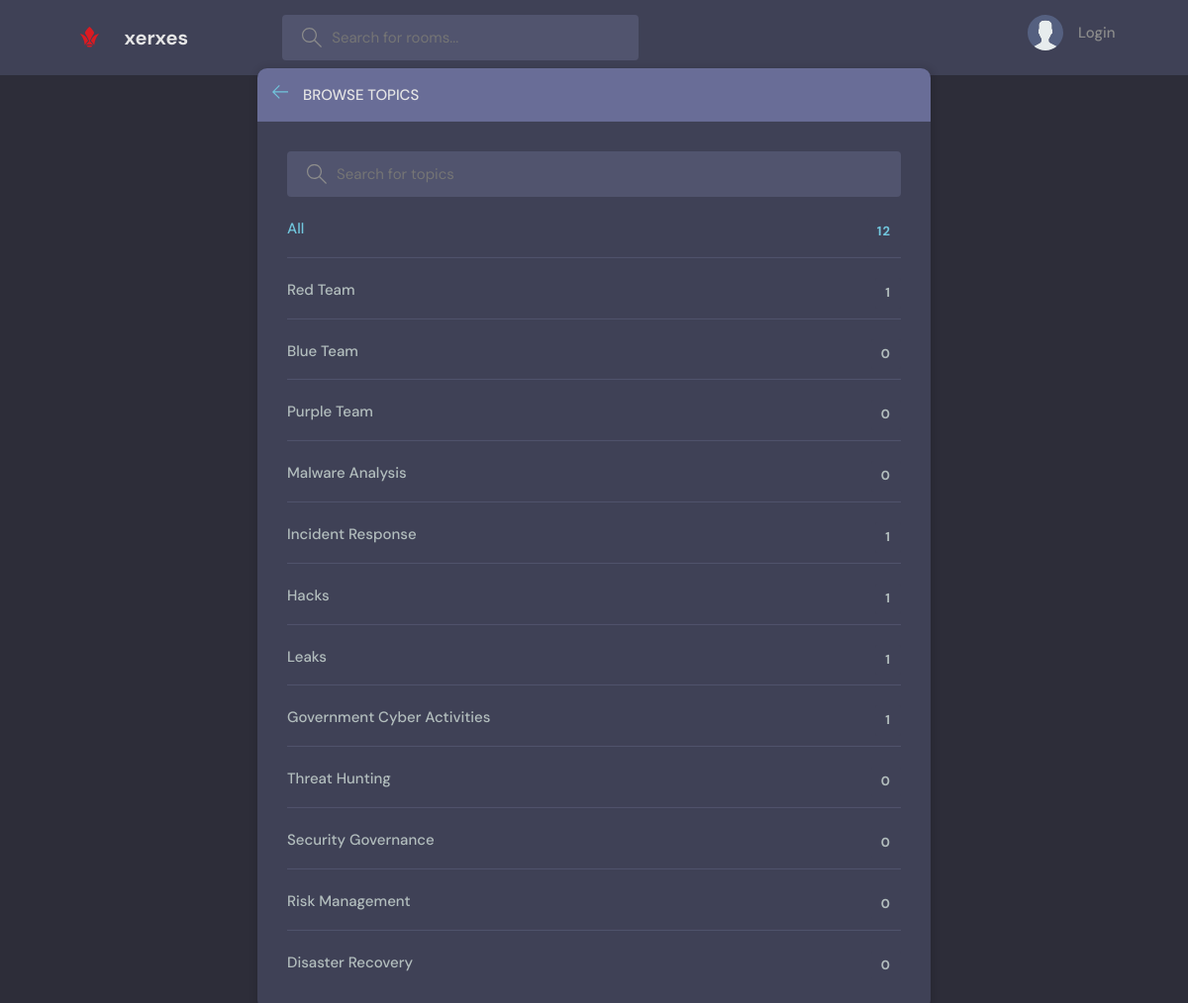
Page /topics/ on the committed database.
### base/models.py (models this page shows, shortened)
class Topic(models.Model):
    name = models.CharField(max_length=200)

### base/views.py (the view)
# urls.py: path('topics/', views.topicsPage, name="topics"),
def topicsPage(request):
    q = request.GET.get('q') if request.GET.get('q') != None else ''
    topics = Topic.objects.filter(name__icontains=q)
    return render(request, 'base/topics.html', {'topics': topics})

### base/templates/base/topics.html (shortened to what this page needs)
{% extends 'main.html' %}
{% block content %}
<main class="create-room layout">
  <div class="container">
    <div class="layout__box">
      <div class="layout__boxHeader">
        <div class="layout__boxTitle">
          <a href="{% url 'home' %}">
            <svg version="1.1" xmlns="http://www.w3.org/2000/svg" width="32" height="32" viewBox="0 0 32 32">
              <title>arrow-left</title>
              <path
                d="M13.723 2.286l-13.723 13.714 13.719 13.714 1.616-1.611-10.96-10.96h27.625v-2.286h-27.625l10.965-10.965-1.616-1.607z"
              ></path>
            </svg>
          </a>
          <h3>Browse Topics</h3>
        </div>
      </div>
      <div class="topics-page layout__body">
        <form action="" method="GET" class="header__search">
          <label>
            <input name="q" placeholder="Search for topics" />
          </label>
        </form>
        <ul class="topics__list">
          <li>
            <a href="{% url 'topics' %}" class="active">All <span>{{topics.count}}</span></a>
          </li>
          {% for topic in topics %}
          <li>
            <a href="{% url 'home' %}?q={{topic.name}}">{{topic.name}} <span>{{topic.room_set.all.count}}</span></a>
          </li>
          {% endfor %}
        </ul>
      </div>
    </div>
  </div>
</main>
{% endblock content %}

### static/styles/style.css (style rules this page uses)
:root { --color-main: #71c6dd; --color-main-light: #e1f6fb; --color-dark: #3f4156; --color-dark-medium: #51546e; --color-dark-light: #696d97; --color-light: #e5e5e5; --color-gray: #8b8b8b; --color-light-gray: #b2bdbd; --color-bg: #2d2d39; --color-success: #5dd693; --color-error: #fc4b0b; }
* { font-family: "DM Sans", -apple-system, BlinkMacSystemFont, "Segoe UI", Roboto, Oxygen, Ubuntu, Cantarell, "Open Sans", "Helvetica Neue", sans-serif; margin: 0; padding: 0; box-sizing: border-box; text-rendering: optimizeLegibility; font-size: inherit; }
html { font-size: 56.25%; }
@media only screen and (min-width: 1200px) { html { font-size: 62.5%; } }
body { line-height: 1.6; font-weight: 400; font-size: 1.5rem; color: var(--color-light-gray); background-color: var(--color-bg); min-height: 100vh; }
a { display: inline-block; color: var(--color-main); text-decoration: none; }
.container { max-width: 120rem; width: 90%; margin: auto; }
.header__search > label { background-color: var(--color-dark-medium); padding: 1.3rem 1rem; display: flex; align-items: center; gap: 1rem; border-radius: 4px; }
.header__search svg { fill: var(--color-gray); width: 2rem; height: 2rem; margin-left: 1rem; }
.header__search input { width: 30rem; background: transparent; border: none; outline: none; color: var(--color-light); }
.layout { margin-top: 2.4rem; }
.layout > .container { display: flex; justify-content: space-between; align-items: flex-start; }
.layout__box { width: 90%; max-width: 48rem; min-height: 40rem; position: absolute; top: 50%; left: 50%; transform: translate(-50%, -46%); background-color: var(--color-dark); border-radius: 1rem; box-shadow: 1px 1px 6px 3px rgba(0, 0, 0, 0.1); overflow: hidden; }
.layout__boxHeader { display: flex; padding: 1.5rem; background-color: var(--color-dark-light); }
.layout__boxTitle { display: flex; gap: 1.5rem; align-items: center; }
.layout__boxTitle h3 { text-transform: uppercase; font-weight: 500; color: var(--color-light); }
.layout__boxTitle svg { width: 1.6rem; height: 1.6rem; fill: var(--color-main); }
.layout__body { margin: 3rem; }
.topics__list { list-style: none; }
.topics__list li a { display: flex; justify-content: space-between; margin-bottom: 3rem; font-weight: 500; color: var(--color-light-gray); transition: all 0.3s ease-in-out; }
.topics__list li a.active, .topics__list li a:hover { color: var(--color-main); }
.topics__list li a span { padding: 0.5rem 1rem; background-color: var(--color-dark); border-radius: 3px; font-size: 1.3rem; font-weight: 700; letter-spacing: 1px; }
.topics-page .topics__list li:not(:last-child) a { margin: 2rem 0; padding-bottom: 1rem; text-decoration: none; border-bottom: 1px solid var(--color-dark-medium); }
.topics-page .header__search { display: block; }
.create-room.layout .layout__box { max-width: 68rem; }

### rows in the picture
Topic: name "Red Team", room_set.all.count "1"
Topic: name "Blue Team", room_set.all.count "0"
Topic: name "Purple Team", room_set.all.count "0"
Topic: name "Malware Analysis", room_set.all.count "0"
Topic: name "Incident Response", room_set.all.count "1"
Topic: name "Hacks", room_set.all.count "1"
Topic: name "Leaks", room_set.all.count "1"
Topic: name "Government Cyber Activities", room_set.all.count "1"
Topic: name "Threat Hunting", room_set.all.count "0"
Topic: name "Security Governance", room_set.all.count "0"
Topic: name "Risk Management", room_set.all.count "0"
Topic: name "Disaster Recovery", room_set.all.count "0"

### other values in the picture
{{ topics.count }} "12"
